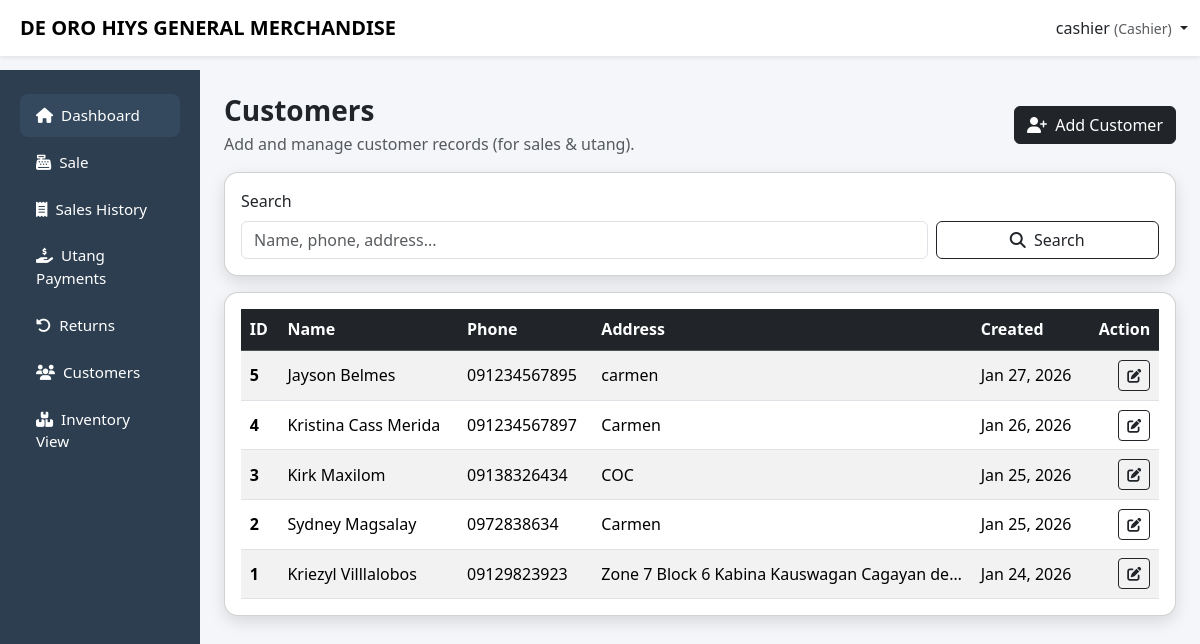
Screenshot of /cashier/customers.php (signed in) with the database file from the repository.
### tables this page shows
CREATE TABLE `customers` (
    `customer_id` int(11) NOT NULL,
    `first_name` varchar(50) DEFAULT NULL,
    `last_name` varchar(50) DEFAULT NULL,
    `phone` varchar(20) DEFAULT NULL,
    `address` text DEFAULT NULL,
    `created_at` timestamp NOT NULL DEFAULT current_timestamp()
  );

### cashier/customers.php (the view, shortened to what this page needs)
<?php
$username = $_SESSION['username'] ?? 'Cashier';
include '../config/db.php';
function h($v){ return htmlspecialchars((string)$v, ENT_QUOTES, 'UTF-8'); }
$q = trim($_GET['q'] ?? '');
$sql = "SELECT * FROM customers";
$sql .= " ORDER BY created_at DESC LIMIT 200";
$stmt = $conn->prepare($sql);
$stmt->execute();
$customers = $stmt->get_result();
?>
<!DOCTYPE html>
<html lang="en">
<head>
<link href="https://cdn.jsdelivr.net/npm/bootstrap@5.3.2/dist/css/bootstrap.min.css" rel="stylesheet">
<link href="https://cdnjs.cloudflare.com/ajax/libs/font-awesome/6.5.1/css/all.min.css" rel="stylesheet">
<link href="../css/layout.css" rel="stylesheet">
</head>
<body>
<nav class="navbar navbar-expand-lg navbar-light bg-white shadow-sm fixed-top">
<div class="container-fluid">
<span class="navbar-brand fw-bold ms-2">DE ORO HIYS GENERAL MERCHANDISE</span>
<div class="ms-auto dropdown">
<a class="nav-link dropdown-toggle" data-bs-toggle="dropdown">
<?= h($username) ?> <small class="text-muted">(Cashier)</small>
</a>
</div>
</div>
</nav>
<div class="container-fluid">
<div class="row">
<?php include '../includes/cashier_sidebar.php'; ?>
<main class="col-lg-10 ms-sm-auto px-4 main-content">
<div class="py-4">
<div class="d-flex justify-content-between align-items-center flex-wrap gap-2 mb-3">
<div>
<h3 class="fw-bold mb-1">Customers</h3>
<div class="text-muted">Add and manage customer records (for sales & utang).</div>
</div>
<button class="btn btn-dark" data-bs-toggle="modal" data-bs-target="#addCustomerModal">
<i class="fa-solid fa-user-plus me-1"></i> Add Customer
</button>
</div>
<div class="card modern-card mb-3">
<div class="card-body">
<form class="row g-2 align-items-end" method="GET">
<div class="col-12 col-md-9">
<label class="form-label">Search</label>
<input class="form-control" name="q" value="<?= h($q) ?>" placeholder="Name, phone, address...">
</div>
<div class="col-12 col-md-3 d-grid">
<button class="btn btn-outline-dark"><i class="fa-solid fa-magnifying-glass me-1"></i> Search</button>
</div>
</form>
</div>
</div>
<div class="card modern-card">
<div class="card-body table-responsive">
<table class="table table-striped align-middle mb-0">
<thead class="table-dark">
<tr>
<th>ID</th>
<th>Name</th>
<th>Phone</th>
<th>Address</th>
<th>Created</th>
<th class="text-end">Action</th>
</tr>
</thead>
<tbody>
<?php if($customers && $customers->num_rows>0): ?>
<?php while($c = $customers->fetch_assoc()): ?>
<?php
$name = trim(($c['first_name'] ?? '').' '.($c['last_name'] ?? ''));
?>
<tr>
<td class="fw-bold"><?= (int)$c['customer_id'] ?></td>
<td><?= h($name ?: 'N/A') ?></td>
<td><?= h($c['phone'] ?? '') ?></td>
<td style="max-width:360px; white-space:nowrap; overflow:hidden; text-overflow:ellipsis;">
<?= h($c['address'] ?? '') ?>
</td>
<td><?= $c['created_at'] ? date("M d, Y", strtotime($c['created_at'])) : '-' ?></td>
<td class="text-end">
<button class="btn btn-sm btn-outline-dark"
data-bs-toggle="modal"
data-bs-target="#editCustomerModal<?= (int)$c['customer_id'] ?>">
<i class="fa-solid fa-pen-to-square"></i>
</button>
</td>
</tr>
<?php endwhile; ?>
<?php else: ?>
<tr><td colspan="6" class="text-center text-muted py-4">No customers found.</td></tr>
<?php endif; ?>
</tbody>
</table>
</div>
</div>
</div>
</main>
</div>
</div>
</body>
</html>

### css/layout.css (style rules this page uses)
body { background:#f4f6f9; padding-top: 60px; }
.modern-card { border-radius:14px; box-shadow:0 6px 16px rgba(0,0,0,.12); transition:.3s; }
.main-content { padding-top:0px; }
.table td, .table th { padding:0.55rem; vertical-align: middle; }
.table td,.table th { vertical-align:middle; }
table td, .table th { padding:0.55rem; vertical-align: middle; }
body { background:#f4f6f9; padding-top:70px; }
.modern-card { border-radius:14px; box-shadow:0 6px 16px rgba(0,0,0,.12); }
.table td, .table th { vertical-align: middle; }

### rows the page displays
customers: customer_id "5", first_name+last_name "Jayson Belmes", phone "091234567895", address "carmen", created_at "Jan 27, 2026"
customers: customer_id "4", first_name+last_name "Kristina Cass Merida", phone "091234567897", address "Carmen", created_at "Jan 26, 2026"
customers: customer_id "3", first_name+last_name "Kirk Maxilom", phone "09138326434", address "COC", created_at "Jan 25, 2026"
customers: customer_id "2", first_name+last_name "Sydney Magsalay", phone "0972838634", address "Carmen", created_at "Jan 25, 2026"
customers: customer_id "1", first_name+last_name "Kriezyl Villlalobos", phone "09129823923", address "Zone 7 Block 6 Kabina Kauswagan Cagayan de…", created_at "Jan 24, 2026"

### other values shown
$username "cashier"
